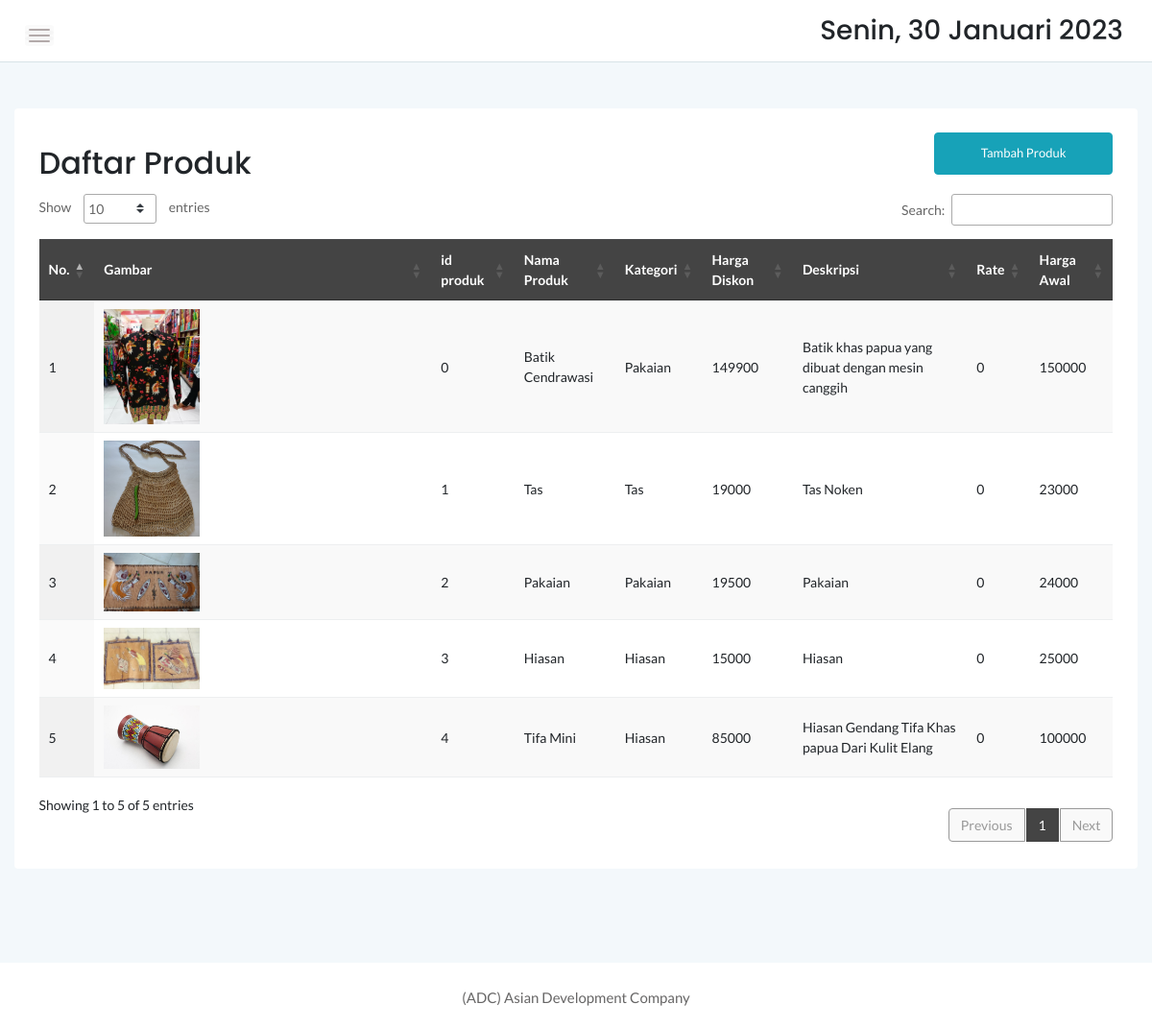
The app's page /penjual/produk.php with its own data.
### tables this page shows
CREATE TABLE `produk` (
  `idproduk` int(11) NOT NULL,
  `idkategori` int(11) NOT NULL,
  `namaproduk` varchar(30) NOT NULL,
  `gambar` varchar(100) NOT NULL,
  `deskripsi` varchar(200) NOT NULL,
  `rate` int(11) NOT NULL,
  `hargabefore` int(11) NOT NULL,
  `hargaafter` int(11) NOT NULL
);

CREATE TABLE `kategori` (
  `idkategori` int(11) NOT NULL,
  `namakategori` varchar(20) NOT NULL,
  `tgldibuat` timestamp NOT NULL DEFAULT CURRENT_TIMESTAMP
);

### penjual/produk.php (the view, shortened to what this page needs)
<?php
	include '../dbconnect.php';
	?>
<!doctype html>
<html class="no-js" lang="en">
<head>
    <link rel="stylesheet" href="assets/css/bootstrap.min.css">
    <link rel="stylesheet" href="assets/css/font-awesome.min.css">
    <link rel="stylesheet" href="assets/css/themify-icons.css">
    <link rel="stylesheet" href="assets/css/metisMenu.css">
    <link rel="stylesheet" href="assets/css/owl.carousel.min.css">
    <link rel="stylesheet" href="assets/css/slicknav.min.css">
    <link rel="stylesheet" href="https://www.amcharts.com/lib/3/plugins/export/export.css" type="text/css" media="all" />
	<link rel="stylesheet" type="text/css" href="https://cdn.datatables.net/1.10.20/css/jquery.dataTables.min.css">
    <link rel="stylesheet" type="text/css" href="https://cdn.datatables.net/1.10.20/css/jquery.dataTables.css">
    <link rel="stylesheet" type="text/css" href="https://cdn.datatables.net/1.10.20/css/dataTables.bootstrap4.min.css">
    <link rel="stylesheet" type="text/css" href="https://cdn.datatables.net/responsive/2.2.3/css/responsive.bootstrap.min.css">
    <link rel="stylesheet" type="text/css" href="https://cdn.datatables.net/responsive/2.2.3/css/responsive.jqueryui.min.css">
	<link rel="stylesheet" type="text/css" href="https://cdn.datatables.net/buttons/1.5.2/css/buttons.dataTables.min.css">
    <link rel="stylesheet" href="assets/css/typography.css">
    <link rel="stylesheet" href="assets/css/default-css.css">
    <link rel="stylesheet" href="assets/css/styles.css">
    <link rel="stylesheet" href="assets/css/responsive.css">
</head>
<body>
    <div class="page-container">
        <div class="main-content">
            <div class="header-area">
                <div class="row align-items-center">
                    <div class="col-md-6 col-sm-8 clearfix">
                        <div class="nav-btn pull-left">
                            <span></span>
                            <span></span>
                            <span></span>
                        </div>
                    </div>
                    <div class="col-md-6 col-sm-4 clearfix">
                        <ul class="notification-area pull-right">
                            <li><h3><div class="date">
						</b></div></h3>
						</li>
                        </ul>
                    </div>
                </div>
            </div>
            <div class="main-content-inner">
                <div class="row mt-5 mb-5">
                    <div class="col-12">
                        <div class="card">
                            <div class="card-body">
                                <div class="d-sm-flex justify-content-between align-items-center">
									<h2>Daftar Produk</h2>
									<button style="margin-bottom:20px" data-toggle="modal" data-target="#myModal" class="btn btn-info col-md-2">Tambah Produk</button>
                                </div>
                                    <div class="data-tables datatable-dark">
										 <table id="dataTable3" class="display" style="width:100%"><thead class="thead-dark">
											<tr>
												<th>No.</th>
												<th>Gambar</th>
												<th>id produk</th>
												<th>Nama Produk</th>
												<th>Kategori</th>
												<th>Harga Diskon</th>
												<th>Deskripsi</th>
												<th>Rate</th>
												<th>Harga Awal</th>
											</tr></thead><tbody>
											<?php
											$brgs=mysqli_query($conn,"SELECT * from kategori k, produk p where k.idkategori=p.idkategori order by idproduk ASC");
											$no=1;
											while($p=mysqli_fetch_array($brgs)){
												?>
												<tr>
													<td><?php echo $no++ ?></td>
													<td><img src="../<?php echo $p['gambar'] ?>" width="30%"\></td>
													<td><?= $p['idproduk'] ?></td>
													<td><?php echo $p['namaproduk'] ?></td>
													<td><?php echo $p['namakategori'] ?></td>
													<td><?php echo $p['hargaafter'] ?></td>
													<td><?php echo $p['deskripsi'] ?></td>
													<td><?php echo $p['rate'] ?></td>
													<td><?php echo $p['hargabefore'] ?></td>
												</tr>
												<?php
											}
											?>
										</tbody>
										</table>
                                    </div>
								 </div>
                            </div>
                        </div>
                    </div>
                </div>
            </div>
        </div>
        <footer>
            <div class="footer-area">
                <p>(ADC) Asian Development Company</p>
            </div>
        </footer>
</body>
</html>

### penjual/assets/css/styles.css (style rules this page uses)
.page-container { width: 100%; height: 100%; min-height: 100vh; padding-left: 280px; -webkit-transition: padding-left 0.3s ease 0s; transition: padding-left 0.3s ease 0s; }
.card { border: none; border-radius: 4px; background-color: #fff; -webkit-transition: all 0.3s ease 0s; transition: all 0.3s ease 0s; }
.card-body { padding: 25.6px; padding: 1.6rem; }
.main-content { width: 100%; background: #F3F8FB; }
.main-content-inner { padding: 0 30px 50px; }
.header-area { padding: 15px 30px; background: #fff; border-bottom: 1px solid #d8e3e7; }
.nav-btn { margin-right: 30px; margin-top: 10px; cursor: pointer; }
.nav-btn span { display: block; width: 22px; height: 2px; background: #b3aaaa; margin: 4px 0; border-radius: 15px; -webkit-transition: all 0.3s ease 0s; transition: all 0.3s ease 0s; box-shadow: 0 0 0 4px rgba(99, 96, 96, 0.03); }
.notification-area { -webkit-user-select: none; -moz-user-select: none; -ms-user-select: none; user-select: none; position: relative; z-index: 1; }
.notification-area li { display: inline-block; margin-left: 20px; cursor: pointer; -webkit-user-select: none; -moz-user-select: none; -ms-user-select: none; user-select: none; }
.footer-area { text-align: center; padding: 23px 0 19px; background: #fff; }
.footer-area p { color: #676666; margin-bottom: 0; }
.btn { padding: 11px 17px; font-size: 13px; letter-spacing: 0; }
table tr th { border-bottom: none; }
table tr th, table tr td { border-top: 1px solid rgba(120, 130, 140, 0.13) !important; }
table.dataTable.no-footer { border-bottom: 1px solid rgba(120, 130, 140, 0.13) !important; }
table.dataTable thead th, table.dataTable thead td { border-bottom-color: transparent; }
.datatable-dark thead { background: #444; color: #fff; }

### penjual/assets/css/responsive.css (style rules this page uses)
@media (min-width: 1200px) and (max-width: 1364px) { .main-content-inner { padding: 0 15px 50px; } }
@media (min-width: 1200px) and (max-width: 1364px) { .page-container, .sbar_collapsed.page-container { padding-left: 0; } }

### records on screen
produk: gambar (picture), idproduk "0", namaproduk "Batik Cendrawasi", kategori.namakategori "Pakaian", hargaafter "149900", deskripsi "Batik khas papua yang dibuat dengan mesin canggih", rate "0", hargabefore "150000"
produk: gambar (picture), idproduk "1", namaproduk "Tas", kategori.namakategori "Tas", hargaafter "19000", deskripsi "Tas Noken", rate "0", hargabefore "23000"
produk: gambar (picture), idproduk "2", namaproduk "Pakaian", kategori.namakategori "Pakaian", hargaafter "19500", deskripsi "Pakaian", rate "0", hargabefore "24000"
produk: gambar (picture), idproduk "3", namaproduk "Hiasan", kategori.namakategori "Hiasan", hargaafter "15000", deskripsi "Hiasan", rate "0", hargabefore "25000"
produk: gambar (picture), idproduk "4", namaproduk "Tifa Mini", kategori.namakategori "Hiasan", hargaafter "85000", deskripsi "Hiasan Gendang Tifa Khas papua Dari Kulit Elang", rate "0", hargabefore "100000"
